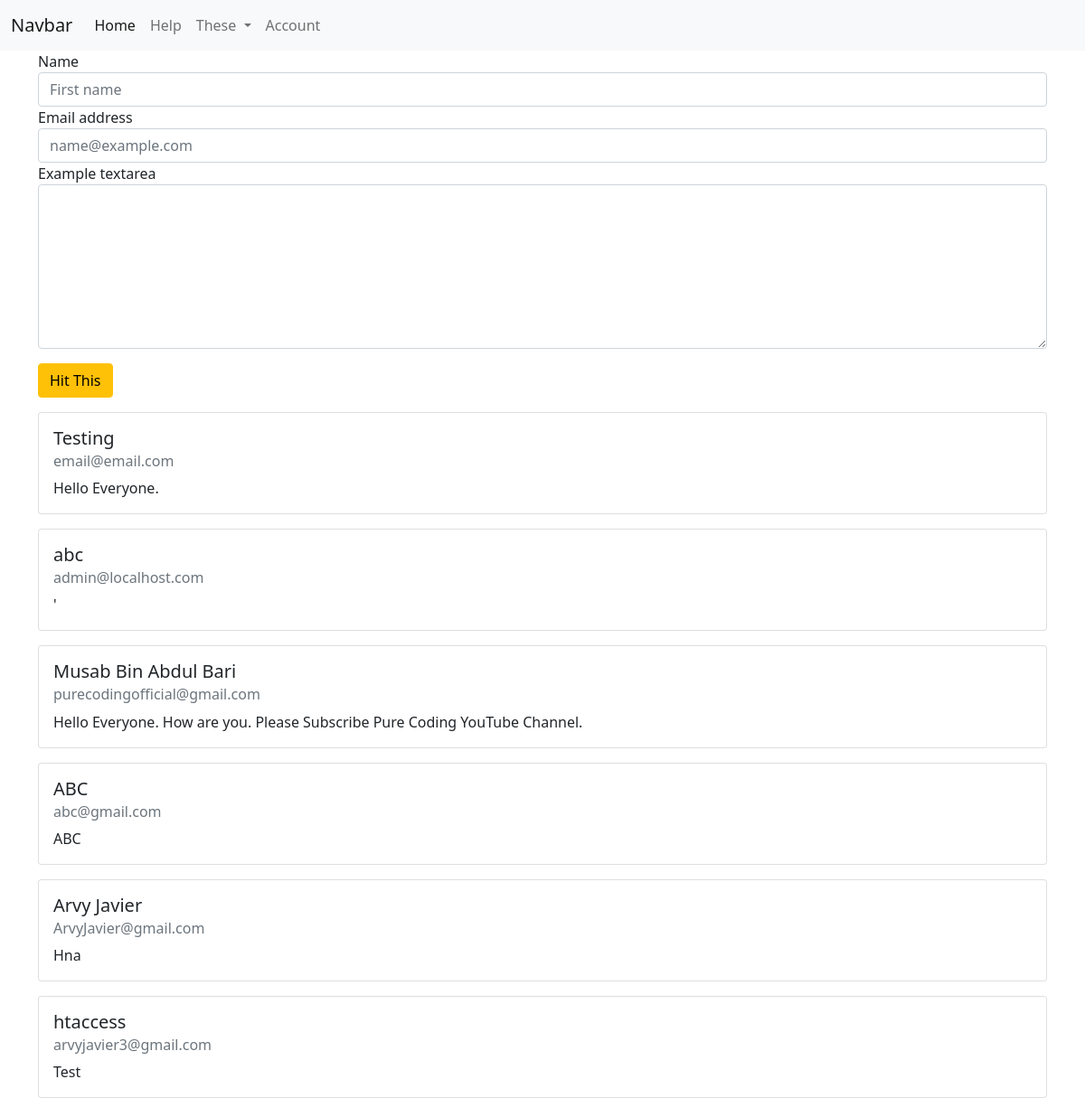
Page /comment1.php on the committed database.
### tables this page shows
CREATE TABLE `comments` (
  `id` int(11) NOT NULL,
  `name` varchar(255) NOT NULL,
  `email` varchar(255) NOT NULL,
  `comment` mediumtext NOT NULL
);

### comment1.php (the view, shortened to what this page needs)
<?php
include "./inc/server.php";
?>
<!DOCTYPE html>
<html>
<head>
</head>
<body>
<nav class="navbar navbar-expand-lg navbar-light bg-light">
  <div class="container-fluid">
    <a class="navbar-brand" href="#">Navbar</a>
    <div class="collapse navbar-collapse" id="navbarSupportedContent">
      <ul class="navbar-nav me-auto mb-2 mb-lg-0">
        <li class="nav-item">
          <a class="nav-link active" aria-current="page" href="indexgoogle.php">Home</a>
        </li>
        <li class="nav-item">
          <a class="nav-link" href="Help.php">Help</a>
        </li>
        <li class="nav-item dropdown">
          <a class="nav-link dropdown-toggle" href="#" id="navbarDropdown" role="button" data-bs-toggle="dropdown" aria-expanded="false">
            These
          </a>
        </li>
        <li class="nav-item">
          <a class="nav-link" href="logingoogle.php" tabindex="-1" aria-disabled="true">Account</a>
        </li>
      </ul>
    </div>
  </div>
</nav>
	<div class="container">
    <form action="" method="POST" class="form">
		<div class="row">
			<div class="col">
				<label for="exampleFormControlInput1">Name</label>
				<input type="text" id="name" name="name" class="form-control" placeholder="First name">
			</div>
			<div class="form-group">
				<label for="exampleFormControlInput1">Email address</label>
				<input type="email" id="email" name="email" class="form-control" id="exampleFormControlInput1" placeholder="name@example.com">
			</div>
			<div class="form-group">
				<label for="exampleFormControlTextarea1">Example textarea</label>
				<textarea class="form-control" id="comment" name="comment" rows="7" type="disabled"></textarea>
			</div>
			<div class="mt-3">
				<button type="submit" name="send" id="send" class="btn btn-warning">Hit This </button>
			</div>
	</form>
	<div class="prev-comments">
		<?php
		$sql = "SELECT * FROM comments";
		$result = mysqli_query($conn, $sql);
			if (mysqli_num_rows($result) > 0) {
				while ($row = mysqli_fetch_assoc($result)) {
			?>
				<div class="mt-3">
				<div class="card" style="width: 100%;" rows="3">
					<div class="card-body">
						<h5 class="card-title"><?php echo $row['name']; ?></h5>
						<h6 class="card-subtitle mb-2 text-muted"><?php echo $row['email']; ?></h6>
				        <p class="card-text"><?php echo $row['comment']; ?></p>
					</div>
				</div>
				</div>
		<?php
			}
		}
		?>
	</div>
    </div>
</body>
</html>
<link href="https://cdn.jsdelivr.net/npm/bootstrap@5.0.0-beta2/dist/css/bootstrap.min.css" rel="stylesheet">

### rows in the picture
comments: name "Testing", email "email@email.com", comment "Hello Everyone."
comments: name "abc", email "admin@localhost.com", comment "'"
comments: name "Musab Bin Abdul Bari", email "purecodingofficial@gmail.com", comment "Hello Everyone. How are you. Please Subscribe Pure Coding YouTube Channel."
comments: name "ABC", email "abc@gmail.com", comment "ABC"
comments: name "Arvy Javier", email "ArvyJavier@gmail.com", comment "Hna"
comments: name "htaccess", email "arvyjavier3@gmail.com", comment "Test"
